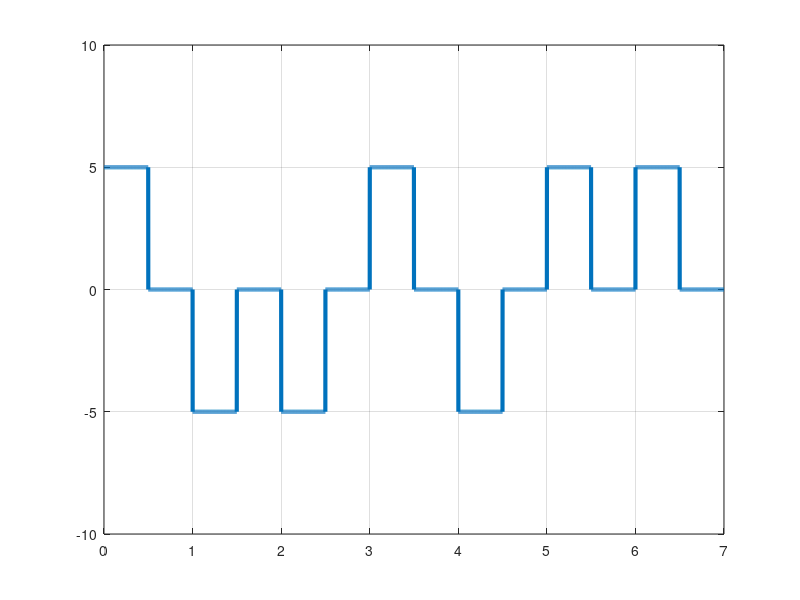

Source code (MATLAB):
clc;    %clear command line
clear all;  %clear variables
close all;  %clear figures 

%bits = [0 1 0 1 0 0 0 1 0 1 1 0 1 0 0];
bits = [1 0 0 1 0 1 1]
%Modulation :

bitRate = 1;
voltage = 5;

samplingRate = 1000;
samplingTime = 1/samplingRate;
endTime = length(bits)/bitRate;
time = 0:samplingTime:endTime;
disp(time);
% sign = 1;
index = 1;
modulation = [];

for i = 1:length(time)
    if(bits(index) == 1)
        modulation(i) = voltage;
    else
        modulation(i) = -voltage;
    end

    if(time(i)*bitRate>= index-1/2)
        modulation(i)=0;
    end
    if(time(i)*bitRate >= index)
        index = index+1;
    end
end

plot(time,modulation,'LineWidth',3);
axis([0 endTime -voltage-5 voltage+5]);
grid on;

%Demodulation : 

index = 1;
%value = voltage;
demodulation = [];

for i = 1:length(modulation)
    if(modulation(i) == voltage)
        demodulation(index) = 1;
    end
    if(modulation(i) == -voltage)
        demodulation(index) = 0;
    end
    if(time(i)*bitRate >= index)
        index = index+1;
        %value = modulation(i);
    end
end

disp(demodulation);

% 1 = 1/2 up + 1/2 zero; 0= 1/2 low + 1/2 zero
% 0 > negitive to zero
% 1 > positive to zero